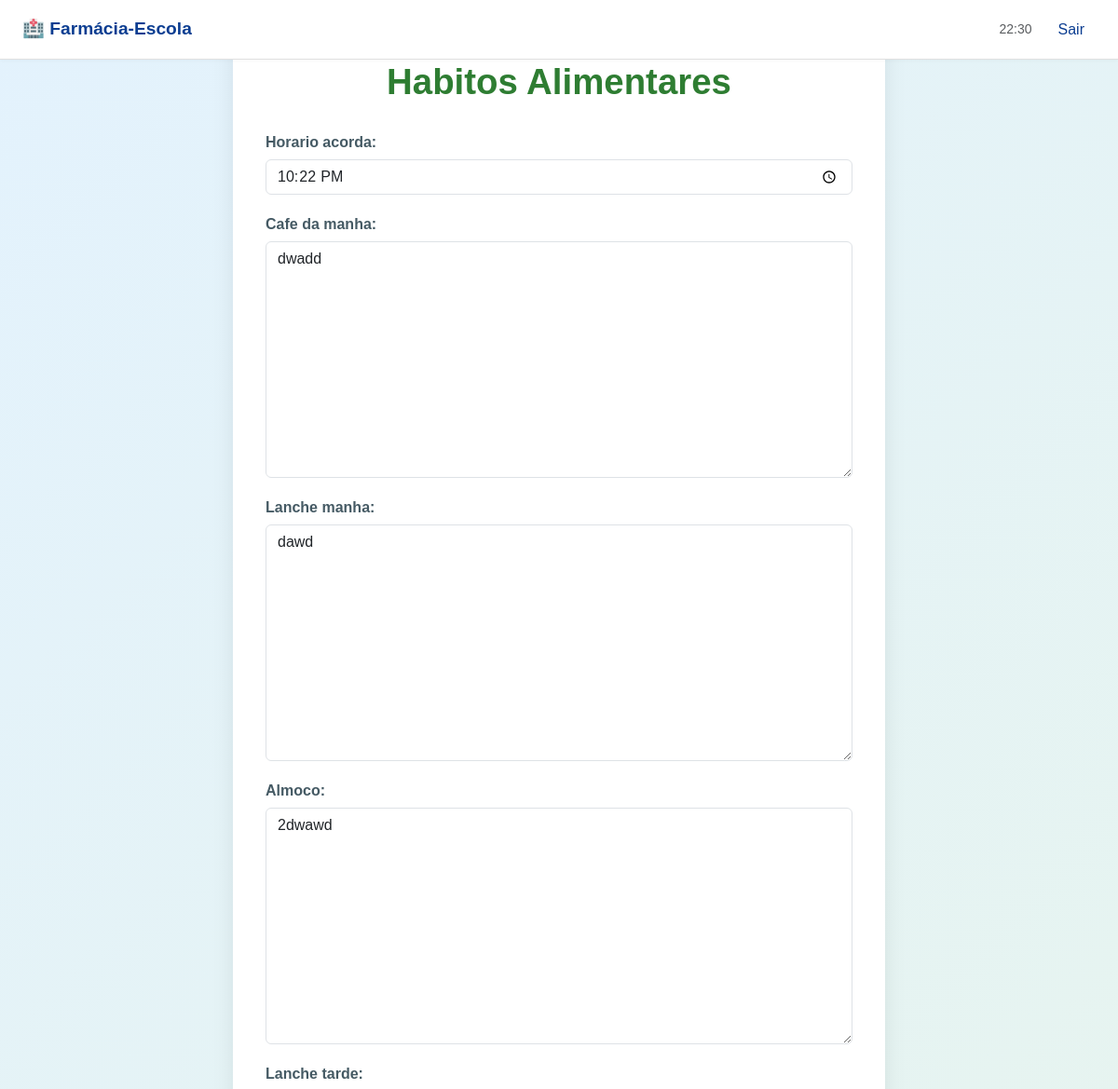
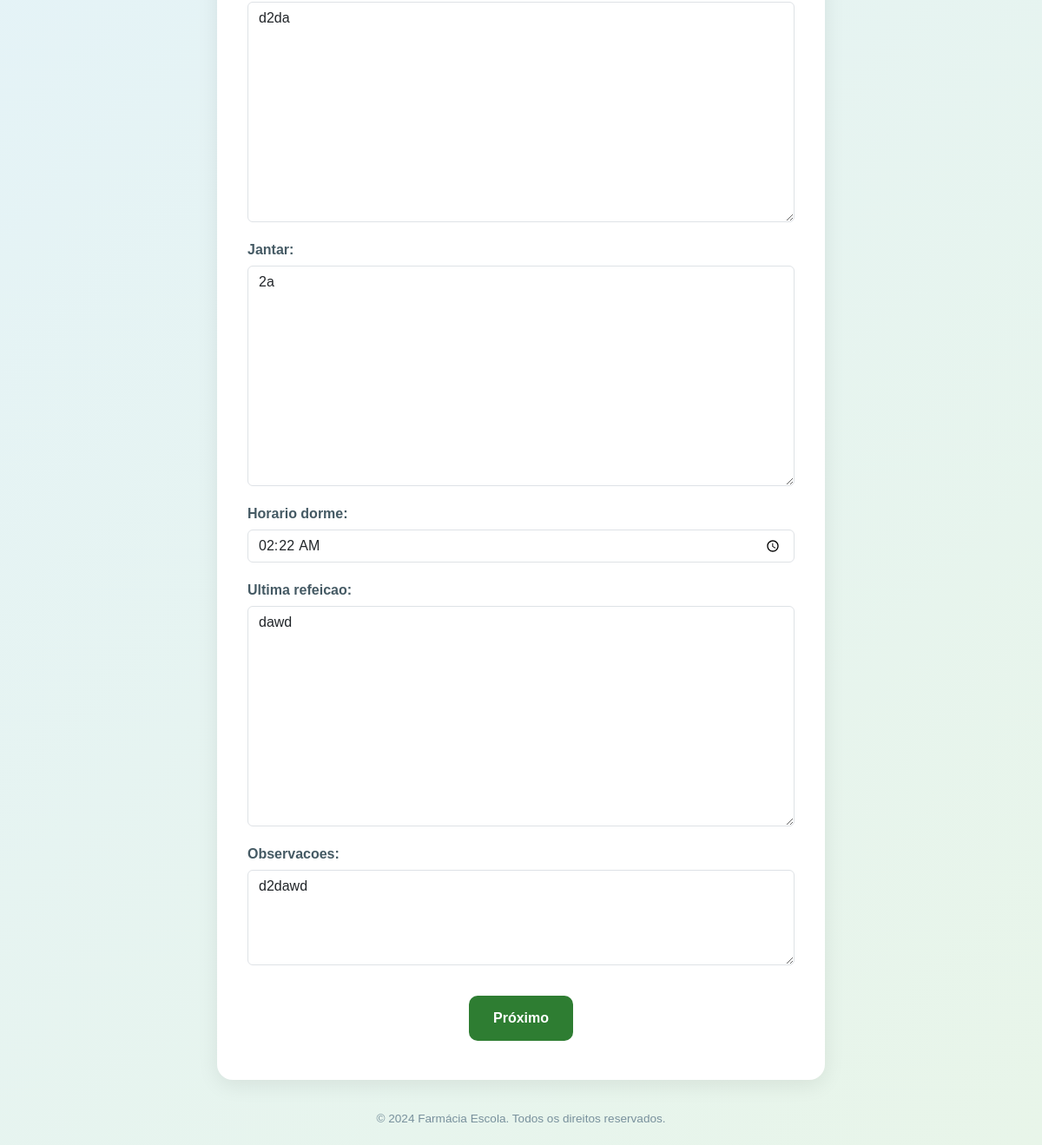
The page /paciente/anamnese/16/habitos/editar/ (signed in) on the database its author committed (2 pictures, top to bottom).
### paciente/models.py (models this page shows, shortened)
class HabitosAlimentares(models.Model):
    anamnese = models.OneToOneField(Anamnese, on_delete=models.CASCADE, related_name='habitos')
    horario_acorda = models.TimeField(null=True, blank=True)
    cafe_da_manha = models.TextField(blank=True)
    lanche_manha = models.TextField(blank=True)
    almoco = models.TextField(blank=True)
    lanche_tarde = models.TextField(blank=True)
    jantar = models.TextField(blank=True)
    horario_dorme = models.TimeField(null=True, blank=True)
    ultima_refeicao = models.TextField(blank=True)
    observacoes = models.TextField(blank=True)

### paciente/views.py (the view)
# urls.py: path('anamnese/<int:anamnese_id>/<str:bloco>/editar/', editar_anamnese_bloco, name='editar_anamnese_bloco'),
@login_required
@log_atividade("Editou um bloco da anamnese")
def editar_anamnese_bloco(request, anamnese_id, bloco):
    anamnese = get_object_or_404(Anamnese, id=anamnese_id)
    blocos = {
        'historia': {'model': HistoriaSocial, 'form': HistoriaSocialForm, 'related': 'historia'},
        'habitos': {'model': HabitosAlimentares, 'form': HabitosAlimentaresForm, 'related': 'habitos'},
        'perfil': {'model': PerfilClinico, 'form': PerfilClinicoForm, 'related': 'perfil'},
        'autonomia': {'model': AutonomiaMedicamentos, 'form': AutonomiaMedicamentosForm, 'related': 'autonomia'},
        'saude': {'model': Saude, 'form': SaudeForm, 'related': 'saude'},
    }
    bloco_info = blocos.get(bloco)
    if not bloco_info:
        return redirect('paciente_detail', pk=anamnese.paciente.id)
    instance = getattr(anamnese, bloco_info['related'], None)
    if not instance:
        return redirect('paciente_detail', pk=anamnese.paciente.id)
    FormClass = bloco_info['form']
    if request.method == 'POST':
        form = FormClass(request.POST, instance=instance)
        if form.is_valid():
            form.save()
            return redirect('paciente_detail', pk=anamnese.paciente.id)
    else:
        form = FormClass(instance=instance)
    templates_map = {
    'historia': 'historia_social.html',
    'habitos': 'habitos_alimentares.html',
    'perfil': 'perfil_clinico.html',
    'autonomia': 'autonomia_medicamentos.html',
    'saude': 'adicionar_saude.html',
}
    return render(request, templates_map[bloco], {'form': form, 'anamnese': anamnese})

### paciente/forms.py
class HabitosAlimentaresForm(forms.ModelForm):
    class Meta:
        model = HabitosAlimentares
        fields = [
            'horario_acorda', 'cafe_da_manha', 'lanche_manha', 'almoco', 'lanche_tarde', 'jantar',
            'horario_dorme', 'ultima_refeicao', 'observacoes'
        ]
        widgets = {
            'horario_acorda': forms.TimeInput(attrs={'type': 'time', 'class': 'form-control'}),
            'horario_dorme': forms.TimeInput(attrs={'type': 'time', 'class': 'form-control'}),
            'observacoes': forms.Textarea(attrs={'rows': 4, 'class': 'form-control', 'placeholder': 'Observações sobre hábitos alimentares...'}),
        }
    def __init__(self, *args, **kwargs):
        super().__init__(*args, **kwargs)
        for field in self.fields.values():
            field.widget.attrs.update({'class': 'form-control', 'placeholder': field.label})

### login/utils.py (called while the page is built)
def log_atividade(acao):
    def decorator(view_func):
        @wraps(view_func)
        def _wrapped_view(request, *args, **kwargs):
            response = view_func(request, *args, **kwargs)
            if request.user.is_authenticated:
                LogAtividade.objects.create(
                    usuario=request.user,
                    acao=acao,
                    detalhes=f"Path: {request.path}"
                )
            return response
        return _wrapped_view
    return decorator

### paciente/templates/habitos_alimentares.html (shortened to what this page needs)
{% extends "menu.html" %}
{% block content %}
<!DOCTYPE html>
<html lang="pt-br">
<head>
    {% load static %}
    <link rel="stylesheet" href="{% static 'css/paciente.css' %}">
</head>
<body>
    <div class="container">
        <h1>Habitos Alimentares</h1>
        <form method="post">
            {{ form.as_p }}
            <div class="button-container">
                <button type="submit">Próximo</button>
            </div>
        </form>
    </div>
    <footer>
        <p>&copy; 2024 Farmácia Escola. Todos os direitos reservados.</p>
    </footer>
</body>
</html>
{% endblock %}

### paciente/static/css/paciente.css (style rules this page uses)
body { font-family: 'Poppins', 'Arial', sans-serif; margin: 0; padding: 0; background: linear-gradient(135deg, #e3f2fd, #e8f5e9); color: #2e3c50; min-height: 100vh; display: flex; align-items: center; justify-content: center; padding: 20px; }
.container { width: 95%; max-width: 700px; background: #ffffff; padding: 45px 35px; border-radius: 18px; box-shadow: 0 6px 24px rgba(0, 0, 0, 0.08); transition: box-shadow 0.3s ease, transform 0.3s ease; }
h1 { text-align: center; color: #2e7d32; font-size: 2.4em; margin-bottom: 30px; font-weight: 700; }
label { display: block; margin-top: 20px; font-weight: 600; color: #455a64; }
input, textarea, select { width: 100%; padding: 14px 14px; margin-top: 6px; border-radius: 8px; border: 1px solid #cfd8dc; background: #f9f9f9; transition: border-color 0.3s ease, box-shadow 0.3s ease, background-color 0.3s ease; font-size: 1rem; }
.button-container { display: flex; flex-wrap: wrap; justify-content: center; gap: 18px; margin-top: 35px; }
button { padding: 14px 28px; background-color: #2e7d32; color: #ffffff; border: none; border-radius: 10px; font-size: 1rem; font-weight: 600; cursor: pointer; transition: background-color 0.3s ease, transform 0.2s ease; }
footer { text-align: center; margin-top: 35px; font-size: 0.85rem; color: #78909c; }

### tela_inicial/templates/menu.html (style rules this page uses)
body { padding-top: 64px; font-family: 'Inter', sans-serif; }

### rows shown on the page
HabitosAlimentares: horario_acorda "22:22:00", cafe_da_manha "dwadd", lanche_manha "dawd", almoco "2dwawd", lanche_tarde "d2da", jantar "2a", horario_dorme "02:22:00", ultima_refeicao "dawd", observacoes "d2dawd"
